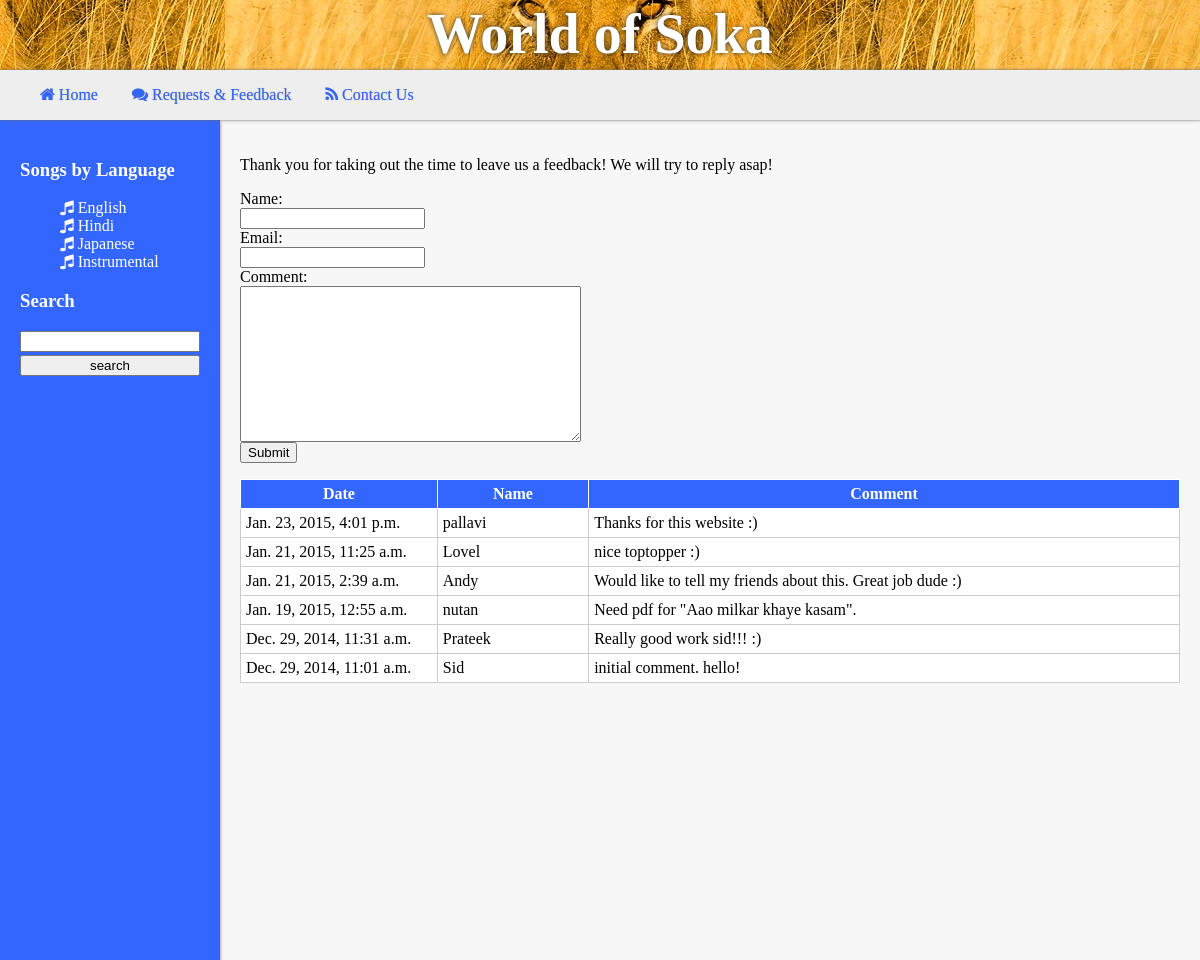
Before: /feedback/ with the older database file.
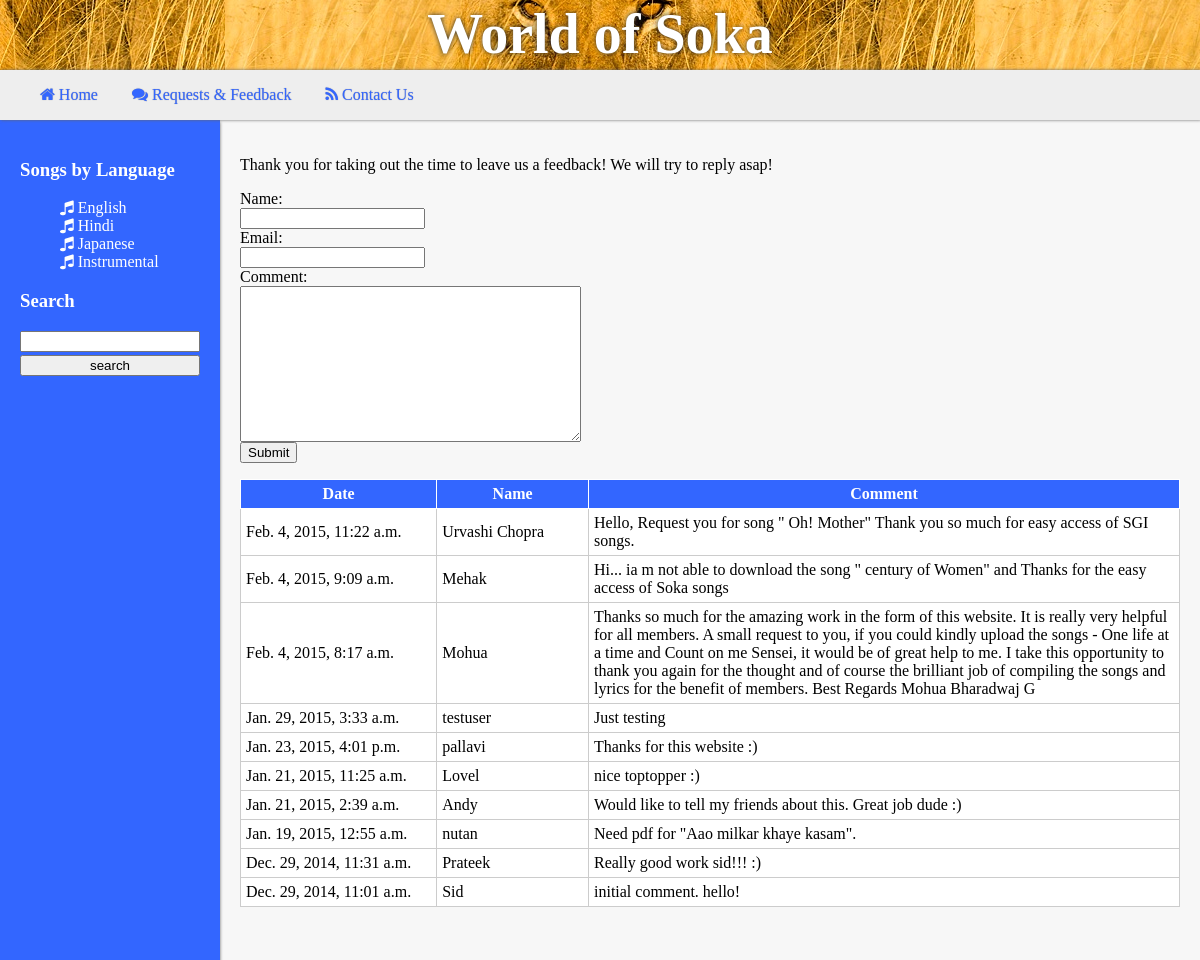
After: the same page with the newer database file.
### songs/models.py (models this page shows, shortened)
class Language(models.Model):
	lang_name = models.CharField(max_length=30)

### feedback/models.py (models this page shows, shortened)
class Comment(models.Model):
	commentor_name = models.CharField(max_length=100)
	comment_date = models.DateTimeField('comment date')
	commentor_email = models.CharField(max_length=100)
	comment_text = models.CharField(max_length=5000)

### feedback/views.py (the view)
def get_feedback(request):
	context = songs.views.get_sidebar_context()
	if request.method == 'POST':
		post_data = request.POST
		meta_data = request.META
		form = FeedbackForm(post_data)
		if form.is_valid():
			add_form_feedback(form.cleaned_data)
			form = FeedbackForm()
	else:
		form = FeedbackForm()
	comments = Comment.objects.order_by('-comment_date')[:10]
	context['comments'] = comments
	context['feedback_form'] = form
	return render(request, 'feedback/index.html', context)

### feedback/views.py
class FeedbackForm(forms.Form):
	your_name = forms.CharField(label='Your name', max_length=50)
	your_email = forms.EmailField(label='Your email', max_length=50)
	your_comment = forms.CharField(label='Your comments',
				widget=forms.Textarea)

### songs/views.py (called while the page is built)
def get_sidebar_context():
	lang_dict = {}
	lang_list = Language.objects.all()
	lang_dict['lang_list'] = lang_list
	return lang_dict

### templates/feedback/index.html (shortened to what this page needs)
{% extends "songs/base.html" %}
{% load staticfiles %}
{% block content %}
<p> Thank you for taking out the time to leave us a feedback! We will try to reply asap! </p>
<form id="feedback_form" method="post" action="{{URL}}/feedback/">
<div class="fieldWrapper">
    <label for="{{ feedback_form.your_name.id_for_label }}">Name:</label>
<br/>
    {{ feedback_form.your_name }}
</div>
<div class="fieldWrapper">
    <label for="{{ feedback_form.your_email.id_for_label }}">Email:</label>
<br/>
    {{ feedback_form.your_email }}
</div>
<div class="comment_box">
    <label for="{{ feedback_form.your_comment.id_for_label }}">Comment:</label>
<br/>
    {{ feedback_form.your_comment }}
</div>
<input type="submit" value="Submit"/>
</form>
<table class='comments_table'>
<tr>
	<th style="width:250px;"> Date </th>
	<th style="width:180px;"> Name </th>
	<th style="width:800px;"> Comment </th>
</tr>
{% for comment in comments %}
<tr>
	<td> {{comment.comment_date}} </td>
	<td> {{comment.commentor_name}} </td>
	<td> {{comment.comment_text}} </td>
</tr>
{% endfor %}
</table>
{% endblock %}

### templates/songs/base.html (shortened to what this page needs)
{% load staticfiles %}
<html>
<head>
	<link rel="stylesheet" type="text/css" href="/static/style.css" />
	<link href="//maxcdn.bootstrapcdn.com/font-awesome/4.2.0/css/font-awesome.min.css" rel="stylesheet">
</head>
<body>
	<div id="topbar">
		<div id="topbarphoto"></div>
		<h1>World of Soka</h1>
		</div>
	<div id='topmenu'>
		<ul>
			<li> <a href='{{ URL }}/ '><i class='fa fa-home'></i> Home</a> </li>
			<li> <a href='{{ URL }}/feedback '><i class='fa fa-comments'></i> Requests & Feedback</a> </li>
			<li> <a href='{{ URL }}/contact '><i class='fa fa-rss'></i> Contact Us</a> </li>
		</ul>
	</div>
	<div id="maincontentwrapper">
	<div id="maincontent">
			<div id="sidebar">
				{% block sidebar %}
				<h3> Songs by Language </h3>
				<ul>
					{% for lang in lang_list %}
						<li>
						<i class="fa fa-music"> </i>
						<a href="{% url 'songs:lang' lang.lang_name %}"> {{lang.lang_name}} </a>
						</li>
					{% endfor %}
				</ul>
				<h3> Search </h3>
					<form id="search_form" action='/songs/search/' method="POST">
					<input type="text" name="search_string">
					<input type="submit" name="search" value="search">
					</form>
				{% endblock %}
			</div>
			<div id="content" style="">
				{% block content %}
				{% endblock %}
			</div>
	</div>
	</div>
</body>
</html>

### static/style.css (style rules this page uses)
body { font-family:calibri; min-width:1024px; color:black; overflow-y:hidden; }
#topbar { position:absolute; top:0px; left:0px; width:100%; height:70px; color:black; text-align:center; vertical-align:center; font: arial bold; font-size:350%; }
#topbarphoto { position:absolute; background:white url('/static/images/lion.jpg') center; top:0px;left:0px; width:100%;height:100px; }
#topbar h1 { position:absolute; background-color:transparent; width:100%; text-align:center; margin:2px 0px; padding:0px; font-size:56px; color:white; text-shadow:0px 0px 5px #333; }
#topmenu { position:absolute; left:0px; width:100%; top:70px; height:50px; background-color:#EEE; box-shadow:1px 0px 3px #666; z-index:3; }
#topmenu a { color:#3366FF; text-decoration:none; font-family:calibri; text-shadow:0px 0px 1px #999; transition:all 0.2s ease-out; }
#topmenu li { color:black; display:inline; list-style-type:none; padding-right:30px; }
#maincontentwrapper { position:absolute; left:0px; width:100%; top:120px; height:calc(100% - 120px); }
#maincontent { min-width:1024px; margin:0px auto; height:100%; }
#sidebar { width:180px; height:100%; float:left; background-color:#3366FF; color:white; padding:20px; box-shadow:0px 2px 3px #666; position:relative; z-index:2; }
#sidebar ul { list-style-type:none; }
#sidebar li a { color: white; border: 2px; text-transform:capitalize; }
#content { padding:20px; width:calc(100% - 260px); float:left; background: #f7f7f7; height:calc(100% - 40px); overflow-y:auto; position:relative; z-index:1; }
.comments_table { padding: 5px; background-color:white; border-collapse:collapse; }
.comments_table td { overflow:hidden; text-overflow:ellipsis; padding:5px; border:thin #CCC solid; }
.comments_table th { background:#3366FF; color:white; padding:5px; border:thin white solid; }
#feedback_form { color:black; }
a { color:darkgreen; text-decoration:none; font-family:calibri; transition:all 0.2s ease-out; }
#search_form input { width:100%; margin-bottom:3px; }

Changed rows visible on the page:
added Comment: comment_date "Feb. 4, 2015, 11:22 a.m.", commentor_name "Urvashi Chopra", comment_text "Hello, Request you for song \" Oh! Mother\" Thank you so much for easy access of SGI songs."
added Comment: comment_date "Feb. 4, 2015, 9:09 a.m.", commentor_name "Mehak", comment_text "Hi... ia m not able to download the song \" century of Women\" and Thanks for the easy access of Soka songs"
added Comment: comment_date "Feb. 4, 2015, 8:17 a.m.", commentor_name "Mohua", comment_text "Thanks so much for the amazing work in the form of this website. It is really very helpful for all members. A small request to you, if you could kindly upload the songs - One life at a time and Count on me Sensei, it would be of great help to me. I take this opportunity to thank you again for the thought and of course the brilliant job of compiling the songs and lyrics for the benefit of members. Best Regards Mohua Bharadwaj G"
added Comment: comment_date "Jan. 29, 2015, 3:33 a.m.", commentor_name "testuser", comment_text "Just testing"
